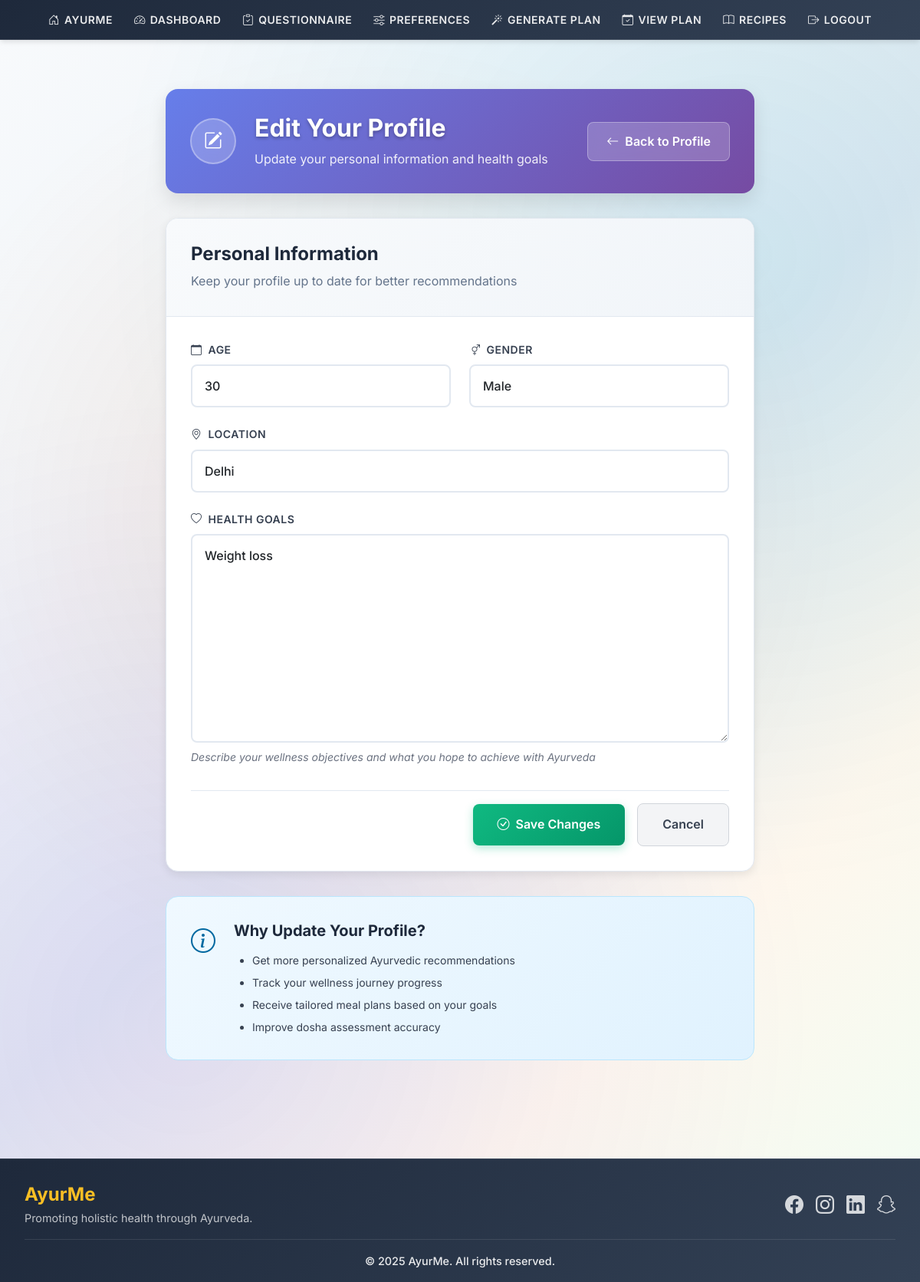
Page /profile/edit/ (signed in) on the committed database.
### users/models.py (models this page shows)
class PatientProfile(models.Model):
    user = models.OneToOneField(User, on_delete=models.CASCADE)
    age = models.IntegerField(blank=True, null=True)
    gender = models.CharField(max_length=10, choices=[('Male', 'Male'), ('Female', 'Female'), ('Other', 'Other')])
    location = models.CharField(max_length=100)
    dominant_dosha = models.CharField(max_length=10, choices=[('Vata', 'Vata'), ('Pitta', 'Pitta'), ('Kapha', 'Kapha')], blank=True, null=True)
    health_goals = models.TextField(blank=True, null=True)

### users/views.py (the view)
# urls.py: path('profile/edit/', views.edit_profile, name='edit_profile'),
@login_required
def edit_profile(request):
    profile = get_object_or_404(PatientProfile, user=request.user)
    if request.method == 'POST':
        form = PatientProfileForm(request.POST, instance=profile)
        if form.is_valid():
            form.save()
            messages.success(request, 'Profile updated successfully!')
            return redirect('profile')
    else:
        form = PatientProfileForm(instance=profile)
    return render(request, 'users/edit_profile.html', {'form': form, 'profile': profile})

### users/forms.py
class PatientProfileForm(forms.ModelForm):
    class Meta:
        model = PatientProfile
        fields = ['age', 'gender', 'location', 'health_goals']
    def __init__(self, *args, **kwargs):
        super().__init__(*args, **kwargs)
        self.fields['age'].widget.attrs.update({'class': 'form-control', 'id': 'id_age'})
        self.fields['gender'].widget.attrs.update({'class': 'form-control', 'id': 'id_gender'})
        self.fields['location'].widget.attrs.update({'class': 'form-control', 'id': 'id_location'})
        self.fields['health_goals'].widget.attrs.update({'class': 'form-control', 'id': 'id_health_goals'})

### users/templates/users/edit_profile.html (shortened to what this page needs)
{% extends 'base.html' %}
{% block content %}
<div class="edit-profile-container">
    <div class="edit-header">
        <div class="header-content">
            <div class="header-icon">
                <i class="bi bi-pencil-square"></i>
            </div>
            <div class="header-text">
                <h1 class="header-title">Edit Your Profile</h1>
                <p class="header-subtitle">Update your personal information and health goals</p>
            </div>
        </div>
        <div class="header-actions">
            <a href="{% url 'profile' %}" class="btn-back">
                <i class="bi bi-arrow-left me-2"></i>Back to Profile
            </a>
        </div>
    </div>
    <div class="edit-form-section">
        <div class="form-card">
            <div class="form-header">
                <h2 class="form-title">Personal Information</h2>
                <p class="form-subtitle">Keep your profile up to date for better recommendations</p>
            </div>
            <form method="post" class="edit-form">
                <div class="form-grid">
                    <div class="form-group">
                        <label for="{{ form.age.id_for_label }}" class="form-label">
                            <i class="bi bi-calendar me-2"></i>Age
                        </label>
                        {{ form.age }}
                    </div>
                    <div class="form-group">
                        <label for="{{ form.gender.id_for_label }}" class="form-label">
                            <i class="bi bi-gender-ambiguous me-2"></i>Gender
                        </label>
                        {{ form.gender }}
                    </div>
                    <div class="form-group full-width">
                        <label for="{{ form.location.id_for_label }}" class="form-label">
                            <i class="bi bi-geo-alt me-2"></i>Location
                        </label>
                        {{ form.location }}
                    </div>
                    <div class="form-group full-width">
                        <label for="{{ form.health_goals.id_for_label }}" class="form-label">
                            <i class="bi bi-heart me-2"></i>Health Goals
                        </label>
                        {{ form.health_goals }}
                        <small class="form-help">Describe your wellness objectives and what you hope to achieve with Ayurveda</small>
                    </div>
                </div>
                <div class="form-actions">
                    <button type="submit" class="btn-save">
                        <i class="bi bi-check-circle me-2"></i>Save Changes
                    </button>
                    <a href="{% url 'profile' %}" class="btn-cancel">Cancel</a>
                </div>
            </form>
        </div>
    </div>
    <div class="info-section">
        <div class="info-card">
            <div class="info-icon">
                <i class="bi bi-info-circle"></i>
            </div>
            <div class="info-content">
                <h3 class="info-title">Why Update Your Profile?</h3>
                <ul class="info-list">
                    <li>Get more personalized Ayurvedic recommendations</li>
                    <li>Track your wellness journey progress</li>
                    <li>Receive tailored meal plans based on your goals</li>
                    <li>Improve dosha assessment accuracy</li>
                </ul>
            </div>
        </div>
    </div>
</div>
{% endblock %}

### templates/base.html (style rules this page uses)
:root { --primary-color: #6366f1; --primary-dark: #4f46e5; --primary-light: #a5b4fc; --secondary-color: #f8fafc; --accent-color: #10b981; --vibrant-purple: #8b5cf6; --vibrant-teal: #06b6d4; --vibrant-orange: #f97316; --vibrant-pink: #ec4899; --vibrant-emerald: #10b981; --vibrant-indigo: #6366f1; --vibrant-amber: #f59e0b; --vibrant-rose: #f43f5e; --text-primary: #1e293b; --text-secondary: #64748b; --text-muted: #94a3b8; --border-color: #e2e8f0; --shadow-sm: 0 1px 2px 0 rgb(0 0 0 / 0.05); --shadow-md: 0 4px 6px -1px rgb(0 0 0 / 0.1), 0 2px 4px -2px rgb(0 0 0 / 0.1); --shadow-lg: 0 10px 15px -3px rgb(0 0 0 / 0.1), 0 4px 6px -4px rgb(0 0 0 / 0.1); --shadow-xl: 0 20px 25px -5px rgb(0 0 0 / 0.1), 0 8px 10px -6px rgb(0 0 0 / 0.1); --radius-sm: 0.375rem; --radius-md: 0.5rem; --radius-lg: 0.75rem; --radius-xl: 1rem; }
* { box-sizing: border-box; }
body { font-family: 'Inter', -apple-system, BlinkMacSystemFont, 'Segoe UI', Roboto, sans-serif; background: linear-gradient(135deg, #f8fafc 0%, #f1f5f9 25%, #e2e8f0 50%, #fef7ed 75%, #f0fdf4 100%); color: var(--text-primary); margin: 0; padding: 0; line-height: 1.6; min-height: 100vh; animation: fadeIn 0.8s ease-in; position: relative; overflow-x: hidden; }
body::before { content: ''; position: fixed; top: 0; left: 0; width: 100%; height: 100%; background: radial-gradient(circle at 20% 80%, rgba(139, 92, 246, 0.1) 0%, transparent 50%), radial-gradient(circle at 80% 20%, rgba(6, 182, 212, 0.1) 0%, transparent 50%), radial-gradient(circle at 40% 40%, rgba(249, 115, 22, 0.1) 0%, transparent 50%); pointer-events: none; z-index: -1; animation: particleFloat 20s ease-in-out infinite; }
.form-control { border: 2px solid var(--border-color); border-radius: var(--radius-lg); padding: 0.875rem 1rem; font-size: 1rem; font-weight: 500; background-color: white; transition: all 0.3s cubic-bezier(0.4, 0, 0.2, 1); }
a { color: var(--primary-color); text-decoration: none; transition: all 0.3s ease; }

### rows in the picture
PatientProfile: age "30", gender "Male", location "Delhi", health_goals "Weight loss"
